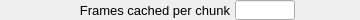
    <widget class="PyDMFrame" name="composite_10">
      <property name="geometry">
        <rect>
          <x>15</x>
          <y>605</y>
          <width>360</width>
          <height>20</height>
        </rect>
      </property>
      <widget class="QLabel" name="text_11">
        <property name="geometry">
          <rect>
            <x>0</x>
            <y>0</y>
            <width>230</width>
            <height>20</height>
          </rect>
        </property>
        <property name="text">
          <string>Frames cached per chunk</string>
        </property>
        <property name="font" stdset="0">
          <font>
            <pointsize>10</pointsize>
          </font>
        </property>
        <property name="brush" stdset="0">
          <brush brushstyle="SolidPattern">
            <color alpha="255">
              <red>0</red>
              <green>0</green>
              <blue>0</blue>
            </color>
          </brush>
        </property>
        <property name="toolTip">
          <string>text_11</string>
        </property>
        <property name="alignment">
          <set>Qt::AlignRight|Qt::AlignTrailing|Qt::AlignVCenter</set>
        </property>
        <property name="styleSheet">
          <string notr="true">QLabel#text_11 {
  color: rgb(0, 0, 0);
  }</string>
        </property>
      </widget>
      <widget class="PyDMLineEdit" name="text_entry_6">
        <property name="geometry">
          <rect>
            <x>235</x>
            <y>0</y>
            <width>60</width>
            <height>20</height>
          </rect>
        </property>
        <property name="channel" stdset="0">
          <string>ca://${prefix}NumFramesChunks</string>
        </property>
        <property name="toolTip">
          <string>${prefix}NumFramesChunks</string>
        </property>
        <property name="font" stdset="0">
          <font>
            <pointsize>10</pointsize>
          </font>
        </property>
        <property name="styleSheet">
          <string notr="true">PyDMLineEdit#text_entry_6 {
  color: rgb(0, 0, 0);
  background-color: rgb(115, 223, 255);
  border: 1px solid black;
  margin: 0px;
  padding: 0px;
  spacing: 0px;
  }</string>
        </property>
      </widget>
      <widget class="PyDMLabel" name="text_update_9">
        <property name="geometry">
          <rect>
            <x>300</x>
            <y>1</y>
            <width>60</width>
            <height>18</height>
          </rect>
        </property>
        <property name="toolTip">
          <string>PV: ${prefix}NumFramesChunks_RBV</string>
        </property>
        <property name="channel" stdset="0">
          <string>ca://${prefix}NumFramesChunks_RBV</string>
        </property>
        <property name="font" stdset="0">
          <font>
            <pointsize>10</pointsize>
          </font>
        </property>
        <property name="alignment">
          <set>Qt::AlignLeading|Qt::AlignLeft|Qt::AlignVCenter</set>
        </property>
        <property name="textInteractionFlags">
          <set>Qt::TextSelectableByKeyboard|Qt::TextSelectableByMouse</set>
        </property>
        <property name="styleSheet">
          <string notr="true">PyDMLabel#text_update_9 {
  color: rgb(10, 0, 184);
  background-color: rgb(187, 187, 187);
  }</string>
        </property>
      </widget>
    </widget>
